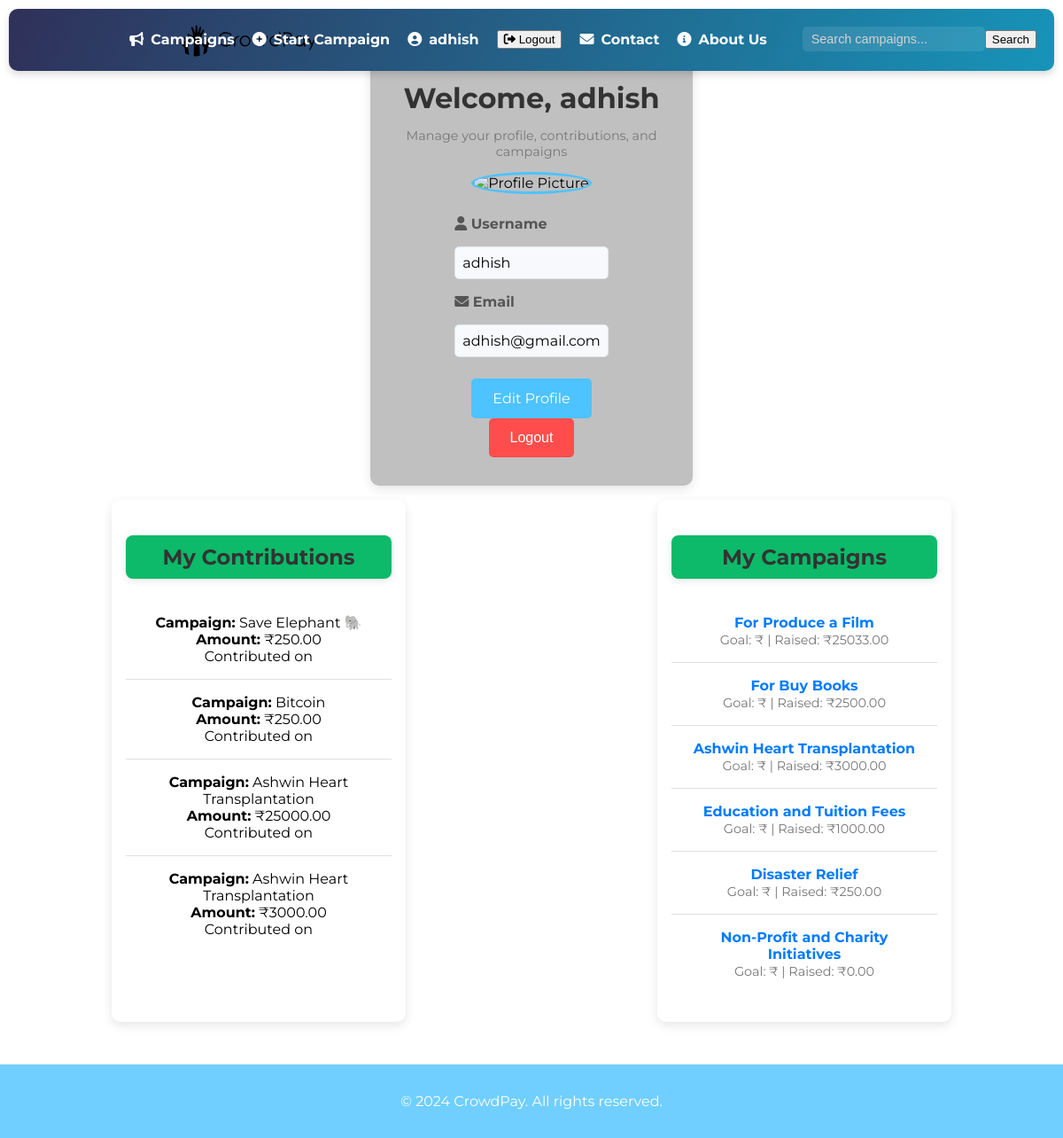
The app's page /profile/ (signed in) with its own data.
### mainapp/models.py (models this page shows, shortened)
class Payment(models.Model):
    PAYMENT_CHOICES = (("stripe", "Stripe"), ("razorpay", "Razorpay"))
    user = models.ForeignKey(User, on_delete=models.CASCADE, related_name='payments')
    campaign = models.ForeignKey(Campaign, on_delete=models.CASCADE, null=True, blank=True)
    amount = models.DecimalField(max_digits=10, decimal_places=2)
    payment_method = models.CharField(max_length=10, choices=PAYMENT_CHOICES,null=True, blank=True)
    transaction_id = models.CharField(max_length=100, unique=True, null=True, blank=True)
    created_at = models.DateTimeField(default=timezone.now)
    status = models.CharField(max_length=20, default="pending")

class Campaign(models.Model):
    user = models.ForeignKey(User, on_delete=models.CASCADE)
    title = models.CharField(max_length=255)
    description = models.TextField()
    goal = models.DecimalField(max_digits=10, decimal_places=2, help_text="Enter amount in rupees")
    raised_amount = models.DecimalField(max_digits=10, decimal_places=2, default=0)
    image = models.ImageField(upload_to='images/', null=True, blank=True)
    created_at = models.DateTimeField(auto_now_add=True)
    approved = models.BooleanField(default=False)  # Admin approval field

### mainapp/views.py (the view)
# urls.py: path('profile/', profile_view, name='profile'),
@login_required
def profile_view(request):
    user = request.user
    user_profile = Profile.objects.get(user=user)
    user_profile, created = Profile.objects.get_or_create(user=user)
    campaigns = Campaign.objects.filter(user=user)
    contributions = Payment.objects.filter(user=user)
    return render(request, 'profile.html', {
        'user': user,
        'user_profile': user_profile,
        'campaigns': campaigns,
        'contributions': contributions,
        'payments': contributions,  # Alias if needed for template consistency
    })

### template/profile.html (shortened to what this page needs)
{% extends 'base.html' %}
{% load custom_filters %}
{% load static %}
{% block content %}
<link rel="stylesheet" href="https://cdnjs.cloudflare.com/ajax/libs/font-awesome/6.0.0-beta3/css/all.min.css">
<div class="profile-page">
    <div class="profile-card">
        <div class="profile-header">
            <h2>Welcome, {{ user.username }}</h2>
            <p class="subtext">Manage your profile, contributions, and campaigns</p>
        </div>
        <div class="profile-content">
            <div class="profile-picture">
                <img src="{{ user.profile.image.url }}" alt="Profile Picture">
            </div>
            <div class="profile-details">
                <div class="detail-box">
                    <label><i class="fas fa-user"></i> Username</label>
                    <p>{{ user.username }}</p>
                </div>
                <div class="detail-box">
                    <label><i class="fas fa-envelope"></i> Email</label>
                    <p>{{ user.email }}</p>
                </div>
                <div class="profile-actions">
                    <a href="{% url 'edit_profile' %}" class="button edit-btn">Edit Profile</a>
                    <form method="post" action="{% url 'logout' %}" class="logout-form">
                        <button type="submit" class="button logout-btn">Logout</button>
                    </form>
                </div>
            </div>
        </div>
    </div>
    <div class="columns">
        <div class="contributions-box">
            <h3 class="section-header">My Contributions</h3>
            {% if contributions %}
                <ul class="item-list">
                    {% for contribution in contributions %}
                        <li class="item">
                            <strong>Campaign:</strong> {{ contribution.campaign.title }}<br>
                            <strong>Amount:</strong> ₹{{ contribution.amount }}<br>
                            <span class="date">Contributed on {{ contribution.timestamp|date:"M d, Y" }}</span>
                        </li>
                    {% endfor %}
                </ul>
            {% else %}
                <p class="empty-state">You have not made any contributions yet.</p>
            {% endif %}
        </div>
        <div class="campaigns-box">
            <h3 class="section-header">My Campaigns</h3>
            {% if campaigns %}
                <ul class="item-list">
                    {% for campaign in campaigns %}
                        <li class="item">
                            <a href="{% url 'campaign_detail' campaign.id %}" class="campaign-link">{{ campaign.title }}</a><br>
                            <span class="campaign-info">Goal: ₹{{ campaign.goal_amount }} | Raised: ₹{{ campaign.raised_amount }}</span>
                        </li>
                    {% endfor %}
                </ul>
            {% else %}
                <p class="empty-state">You have not created any campaigns yet.</p>
            {% endif %}
        </div>
    </div>
{% endblock %}

### template/base.html (shortened to what this page needs)
{% load custom_filters %}
{% load static %}
<!DOCTYPE html>
<html lang="en">
<head>
    <link rel="stylesheet" href="{% static 'css/styles.css' %}">
    <link rel="stylesheet" href="https://cdnjs.cloudflare.com/ajax/libs/font-awesome/6.0.0-beta3/css/all.min.css">
</head>
<body>
    <header>
        <div class="container">
            <a href="{% url 'home' %}" class="logo">
                <img src="{% static 'images/logo.svg' %}" alt="CrowdPay Logo" height="45">
            </a>
            {% if request.resolver_match.url_name != 'login' %}
            <nav>
                <ul>
                    <li><a href="{% url 'campaign_list' %}"><i class="fas fa-bullhorn"></i> Campaigns</a></li>
                    <li><a href="{% url 'create_campaign' %}"><i class="fas fa-plus-circle"></i> Start Campaign</a></li>
                    {% if user.is_authenticated %}
                        <li><a href="{% url 'profile' %}"><i class="fas fa-user-circle"></i> {{ user.username }}</a></li>
                        <li>
                            <form action="{% url 'logout' %}" method="post">
                                <button type="submit" class="logout-button"><i class="fas fa-sign-out-alt"></i> Logout</button>
                            </form>
                        </li>
                    {% else %}
                        <li><a href="{% url 'login' %}"><i class="fas fa-sign-in-alt"></i> Login</a></li>
                        <li><a href="{% url 'signup' %}"><i class="fas fa-user-plus"></i> Sign Up</a></li>
                    {% endif %}
                    <li><a href="{% url 'contact' %}"><i class="fas fa-envelope"></i> Contact</a></li>
    <li><a href="{% url 'about' %}"><i class="fas fa-info-circle"></i> About Us</a></li>
                </ul>
                <form action="{% url 'search' %}" method="get" class="search-container">
                    <input type="text" name="q" placeholder="Search campaigns..." required>
                    <button type="submit">Search</button>
                </form>
            </nav>
            {% endif %}
        </div>
    </header>
    <main>
        {% block content %}{% endblock %}
    </main>
    {% if request.resolver_match.url_name != 'login' %}
    <footer>
        <div class="container">
            <p>&copy; 2024 CrowdPay. All rights reserved.</p>
        </div>
    </footer>
    {% endif %}
</body>
</html>

### static/css/styles.css (style rules this page uses)
body { font-family: 'Montserrat', sans-serif; margin: 0; padding: 0; background-size: cover; background-position: center center; background-attachment: fixed; background-repeat: no-repeat; display: flex; flex-direction: column; height: 100%; }
.section-header { background-color: #0cba69; border-radius: 8px; box-shadow: 0 2px 8px rgba(0, 0, 0, 0.1); padding: 10px 20px; margin-bottom: 10px; }
.container { width: 70%; max-width: 1400px; margin: 0 auto; padding: 0 20px; position: relative; }
header { background: linear-gradient(112.6deg, rgb(50, 38, 79) -10.7%, rgb(23, 148, 185) 100.2%); color: #200c3b; padding: 0.5em 1em; display: flex; justify-content: center; align-items: center; position: fixed; left: 10px; right: 10px; top: 10px; border-radius: 10px; z-index: 70; box-shadow: 0 4px 8px rgba(0, 0, 0, 0.15); }
header .logo { display: auto; align-items: left; justify-content: center; position: center; }
header .logo img { height: 50px; }
nav { display: flex; flex-direction: row; justify-content: center; margin-top: center; margin-bottom: center; align-items: center; position: fixed; top: 30px; left: 15px; right: 30px; }
nav ul { list-style-type:none; margin: 0; padding: 0; display: flex; align-items: center; margin-right: 20px; margin-left: auto; display: flex; align-items: right; }
nav ul li { margin-left: 20px; position: relative; }
nav ul li a { color: #FFFFFF; text-decoration: none; font-weight: bold; display: flex; align-items: center; transition: color 0.3s, transform 0.2s; }
nav ul li a i { margin-right: 8px; }
.search-container { display: flex; align-items: center; margin-left: 20px; }
.search-container input[type="text"] { padding: 6px 10px; border: none; border-radius: 5px; outline: none; font-size: 0.9em; background-color: rgba(255, 255, 255, 0.1); color: #FFFFFF; transition: background-color 0.3s, color 0.3s; }
.search-container input[type="text"]::placeholder { color: #D3D3D3; }
main { padding: 2em 0; flex: 1; }
footer { background-color: rgba(77, 195, 255, 0.8); color: white; text-align: center; padding: 1em; }
.campaign-info { font-size: 0.9rem; color: #777; margin-bottom: 1rem; }

### records on screen
Payment: campaign "Save Elephant 🐘", amount "250.00"
Payment: campaign "Bitcoin", amount "250.00"
Payment: campaign "Ashwin Heart Transplantation", amount "25000.00"
Payment: campaign "Ashwin Heart Transplantation", amount "3000.00"
Campaign: title "For Produce a Film", raised_amount "25033.00"
Campaign: title "For Buy Books", raised_amount "2500.00"
Campaign: title "Ashwin Heart Transplantation", raised_amount "3000.00"
Campaign: title "Education and Tuition Fees", raised_amount "1000.00"
Campaign: title "Disaster Relief", raised_amount "250.00"
Campaign: title "Non-Profit and Charity Initiatives", raised_amount "0.00"

### other values on screen
{{ user.username }} "adhish"
{{ user.email }} "adhish@gmail.com"
